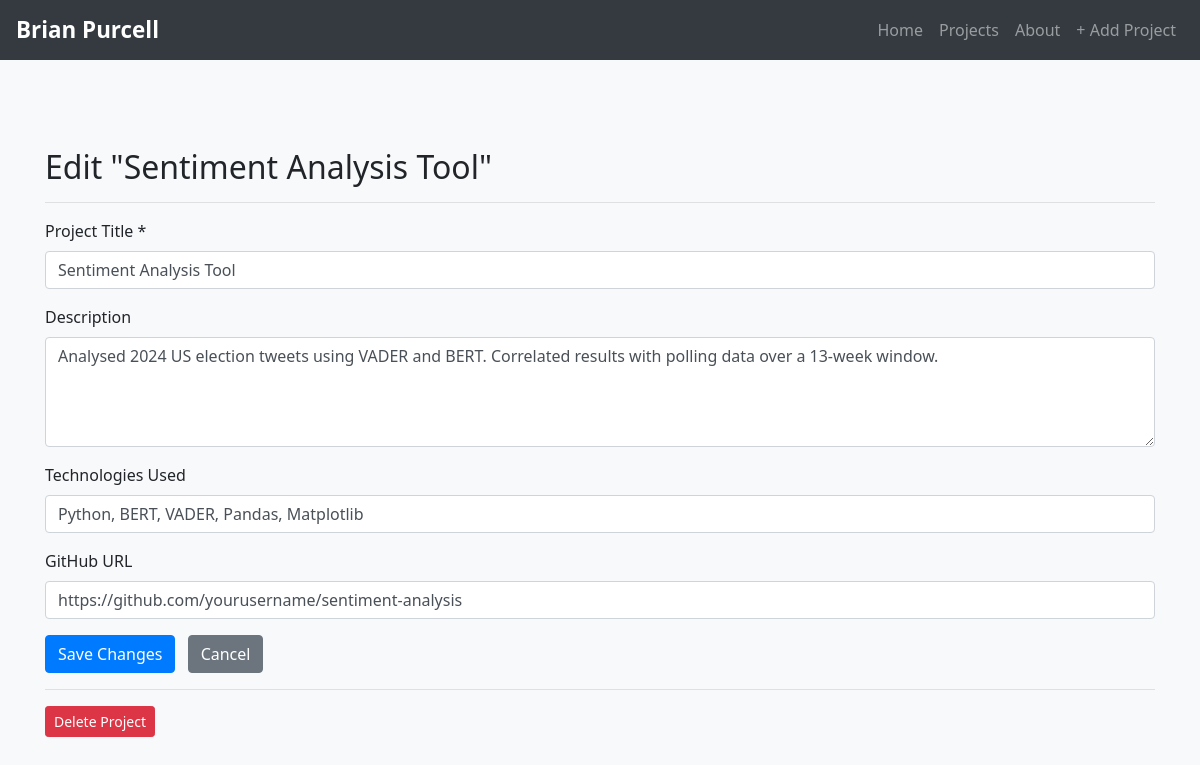
/1/edit, run on an earlier commit of the app's database.
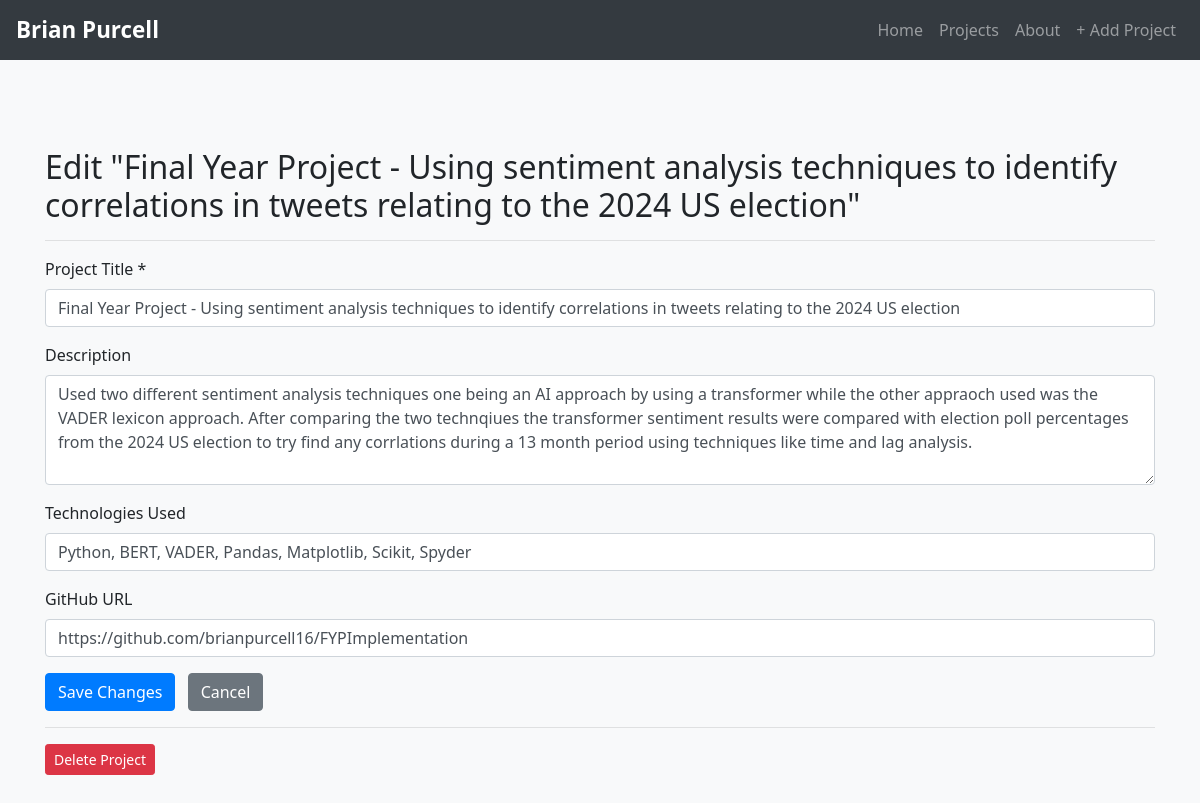
And on a later commit of the database.
### tables this page shows
CREATE TABLE projects (
    id INTEGER PRIMARY KEY AUTOINCREMENT,
    created TIMESTAMP NOT NULL DEFAULT CURRENT_TIMESTAMP,
    title TEXT NOT NULL,
    description TEXT,
    tech_stack TEXT,
    github_url TEXT NOT NULL
);

### app.py (the view, shortened to what this page needs)
@app.route('/<int:id>/edit', methods=('GET', 'POST'))
def edit(id):
    selectedProject = get_project(id)
    return render_template('edit.html', project=selectedProject)

### app.py (called while the page is built)
def get_db_connection():
    conn = sqlite3.connect('database.db')
    conn.row_factory = sqlite3.Row #allows columns to be acessed by names
    return conn

def get_project(project_id):
    conn = get_db_connection()
    project = conn.execute('SELECT * FROM projects WHERE id = ?',(project_id,)).fetchone()
    conn.close()
    if project is None:
        abort(404)
    return project

### templates/edit.html
{% extends 'base.html' %}
{% block content %}
<h2>{% block title %}Edit "{{ project['title'] }}"{% endblock %}</h2>
<hr>
<form method="post">
  <div class="form-group">
    <label for="title">Project Title *</label>
    <input type="text" name="title" class="form-control"
           value="{{ request.form['title'] or project['title'] }}">
  </div>
  <div class="form-group">
    <label for="description">Description</label>
    <textarea name="description" class="form-control" rows="4">{{ request.form['description'] or project['description'] }}</textarea>
  </div>
  <div class="form-group">
    <label for="tech_stack">Technologies Used</label>
    <input type="text" name="tech_stack" class="form-control"
           value="{{ request.form['tech_stack'] or project['tech_stack'] }}">
  </div>
  <div class="form-group">
    <label for="github_url">GitHub URL</label>
    <input type="url" name="github_url" class="form-control"
           value="{{ request.form['github_url'] or project['github_url'] }}">
  </div>
  <button type="submit" class="btn btn-primary">Save Changes</button>
  <a href="{{ url_for('projects') }}" class="btn btn-secondary ml-2">Cancel</a>
</form>
<hr>
<form action="{{ url_for('delete', id=project['id']) }}" method="post">
  <button type="submit" class="btn btn-danger btn-sm"
          onclick="return confirm('Are you sure you want to delete this project?')">
    Delete Project
  </button>
</form>
{% endblock %}

What changed in the data, as far as the page shows it:
changed projects: title "Sentiment Analysis Tool" → "Final Year Project - Using sentiment analysis techniques to identify correlations in tweets relating to the 2024 US election"; description "Analysed 2024 US election tweets using VADER and BERT. Correlated results with polling data over a 13-week window." → "Used two different sentiment analysis techniques one being an AI approach by using a transformer while the other appraoch used was the VADER lexicon approach. After comparing the two technqiues the transformer sentiment results were compared with election poll percentages from the 2024 US election to try find any corrlations during a 13 month period using techniques like time and lag analysis."; tech_stack "Python, BERT, VADER, Pandas, Matplotlib" → "Python, BERT, VADER, Pandas, Matplotlib, Scikit, Spyder"; github_url "https://github.com/yourusername/sentiment-analysis" → "https://github.com/brianpurcell16/FYPImplementation"
